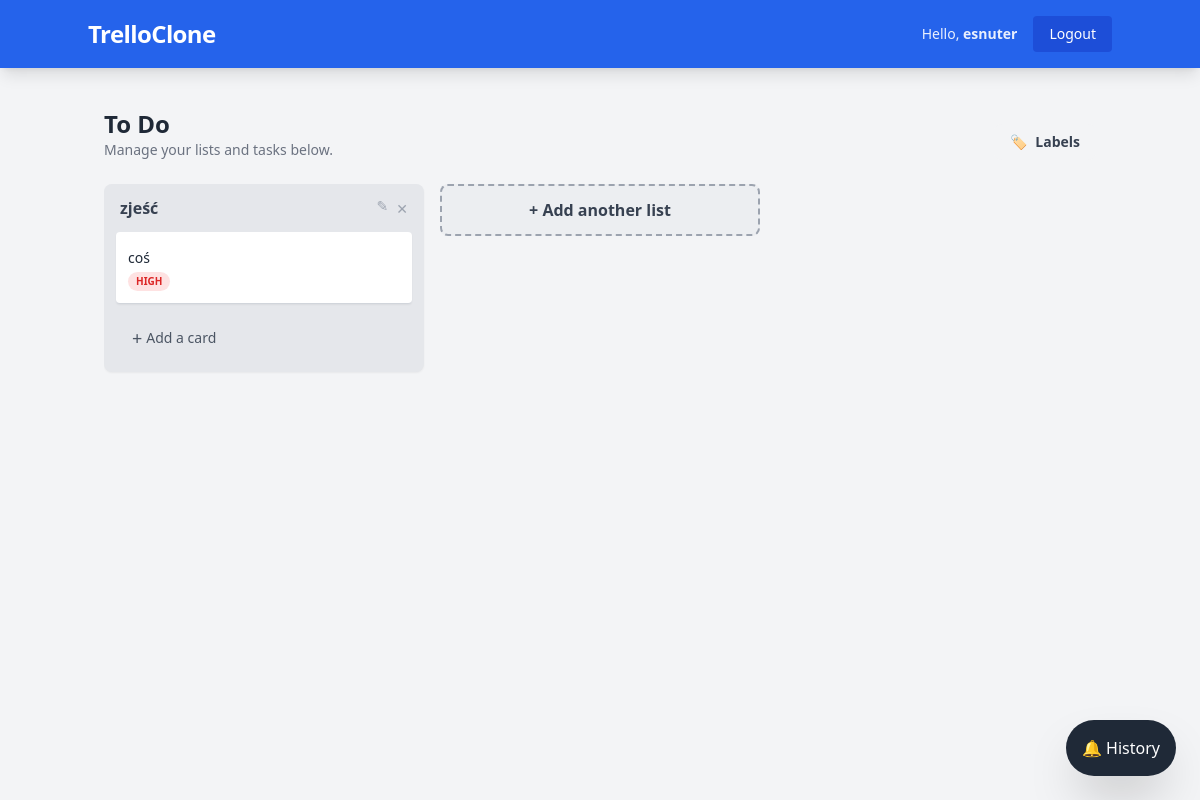
/board/to-do/ (signed in), run on an earlier commit of the app's database.
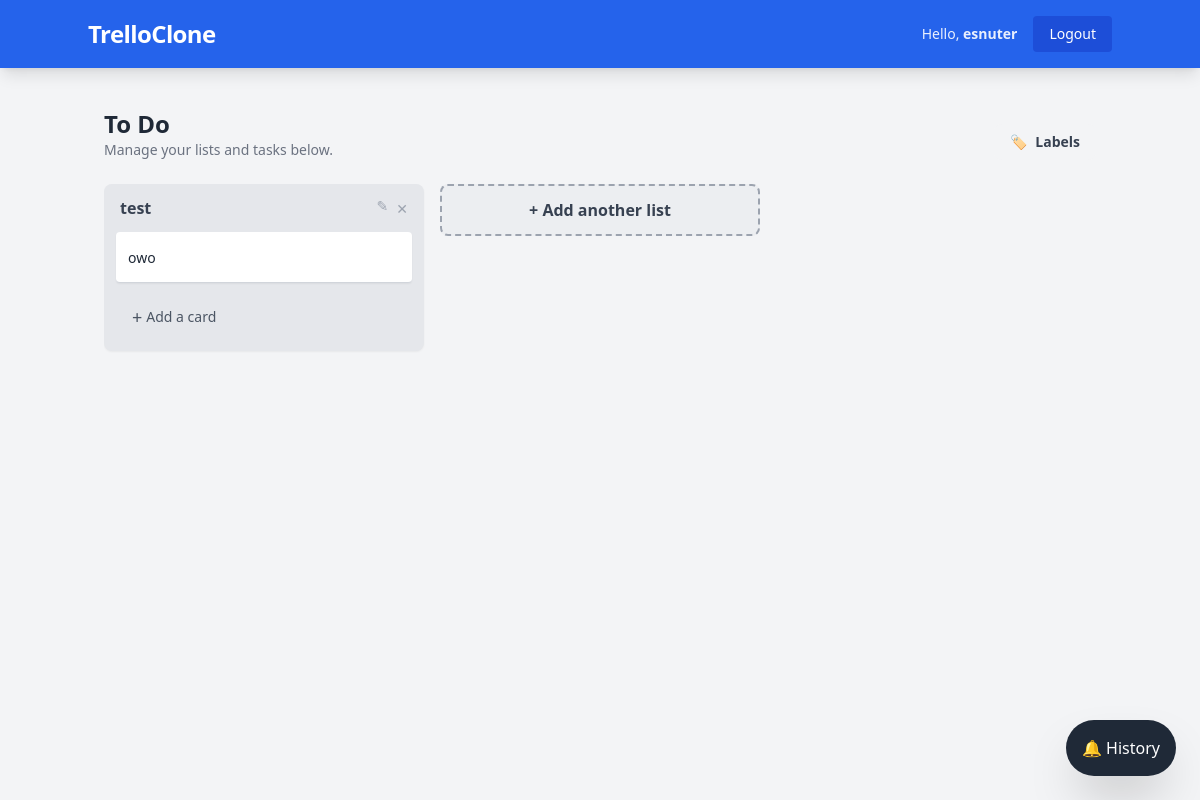
And on a later commit of the database.
### boards/models.py (models this page shows, shortened)
class List(models.Model):
    board = models.ForeignKey(Board, on_delete=models.CASCADE, related_name='lists')
    title = models.CharField(max_length=100)
    position = models.PositiveIntegerField(default=0)
    class Meta:
        ordering = ['position']

class Task(models.Model):
    PRIORITY_CHOICES = [
        ('LOW', 'Low'),
        ('MED', 'Medium'),
        ('HIGH', 'High'),
    ]
    list = models.ForeignKey(List, on_delete=models.CASCADE, related_name='tasks')
    title = models.CharField(max_length=200)
    description = models.TextField(blank=True)
    priority = models.CharField(max_length=4, choices=PRIORITY_CHOICES, default='MED')
    assigned_to = models.ForeignKey(User, on_delete=models.SET_NULL, null=True, blank=True)
    due_date = models.DateTimeField(null=True, blank=True)
    created_at = models.DateTimeField(auto_now_add=True)
    labels = models.ManyToManyField(Label, blank=True, related_name='tasks')
    class Meta:
        ordering = ['-created_at']

### boards/views.py (the view)
# urls.py: path('board/<slug:slug>/', views.board_detail, name='board_detail'),
@login_required
def board_detail(request, slug):
    board = get_object_or_404(Board, slug=slug, owner=request.user)
    return render(request, 'boards/board_detail.html', {'board': board})

### boards/templates/boards/board_detail.html (shortened to what this page needs)
{% extends 'base.html' %}
{% block content %}
<div class="mb-6 flex justify-between items-end">
    <div>
        <h1 class="text-2xl font-bold text-gray-800">{{ board.title }}</h1>
        <p class="text-sm text-gray-500">Manage your lists and tasks below.</p>
    </div>
    <a href="{% url 'manage_labels' board.slug %}" class="bg-gray-100 hover:bg-gray-200 text-gray-700 px-4 py-2 rounded-lg text-sm font-bold flex items-center transition">
        <span class="mr-2">🏷️</span> Labels
    </a>
</div>
<div class="flex overflow-x-auto pb-4 items-start space-x-4 custom-scrollbar">
    {% for list in board.lists.all %}
    <div class="bg-gray-200 w-80 flex-shrink-0 rounded-lg shadow-sm p-3">
        <div class="flex justify-between items-center mb-3 px-1">
            <h3 class="font-bold text-gray-700">{{ list.title }}</h3>
            <div class="flex space-x-2">
                <a href="{% url 'edit_list' list.id %}" class="text-gray-400 hover:text-blue-600 text-sm">✎</a>
                <form method="POST" action="{% url 'delete_list' list.id %}" onsubmit="return confirm('Delete?');">
                    <button type="submit" class="text-gray-400 hover:text-red-600 text-sm">✕</button>
                </form>
            </div>
        </div>
        <div class="space-y-2">
            {% for task in list.tasks.all %}
            <div class="bg-white p-3 rounded shadow-sm border-b border-gray-300 hover:bg-gray-50 group transition">
                <div class="flex justify-between items-start">
                    <a href="{% url 'task_detail' task.id %}" class="flex-grow">
                        <p class="text-sm text-gray-800 font-medium leading-snug">{{ task.title }}</p>
                        {% if task.priority == 'HIGH' %}
                            <span class="text-[10px] bg-red-100 text-red-600 px-2 py-0.5 rounded-full font-bold uppercase mt-1 inline-block">High</span>
                        {% endif %}
                    </a>
                </div>
            </div>
            {% endfor %}
        </div>
        <div x-data="{ open: false }" class="mt-3 px-2">
            <button @click="open = true; $nextTick(() => $refs.taskTitle.focus())"
                    x-show="!open"
                    class="flex items-center w-full text-left text-sm text-gray-600 hover:bg-gray-300 p-2 rounded transition">
                <span class="mr-1 text-lg">+</span> Add a card
            </button>
        </div>
    </div>
    {% endfor %}
    <div class="w-80 flex-shrink-0">
        <a href="{% url 'add_list' board.id %}" class="block w-full text-center bg-gray-200 bg-opacity-50 hover:bg-opacity-100 text-gray-700 font-semibold p-3 rounded-lg border-2 border-dashed border-gray-400 transition">
            + Add another list
        </a>
    </div>
</div>
<div x-data="{ sideOpen: false }">
    <button @click="sideOpen = true" class="fixed bottom-6 right-6 bg-gray-800 text-white p-4 rounded-full shadow-2xl hover:scale-110 transition-transform z-40">
        🔔 History
    </button>
</div>
{% endblock %}

What changed in the data, as far as the page shows it:
removed List: title "zjeść"
removed Task: title "coś", priority "HIGH", shown under "zjeść"
added List: title "test"
added Task: title "owo", shown under "test"
